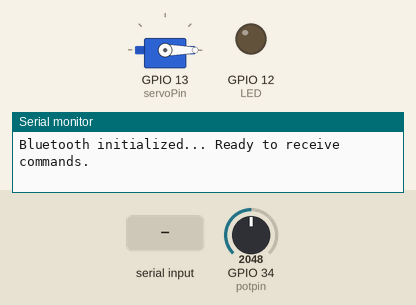
This sketch was run on a simulated ESP32. Parts: servo, output pins drawn as LEDs (lit = HIGH), the last lines printed to the serial monitor. The inputs (shaded band) are chosen by the test bench; at power-on: GPIO 34 (potpin) = 2048. Nothing arrives over Bluetooth unless stated.

Above: at 1.8 s.
1.9 s: "O" received over the second serial link
At 3.2 s:
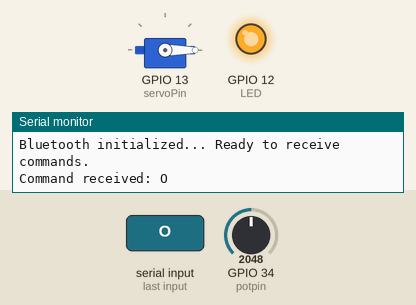
3.5 s: "S" received over the second serial link
At 4.9 s:
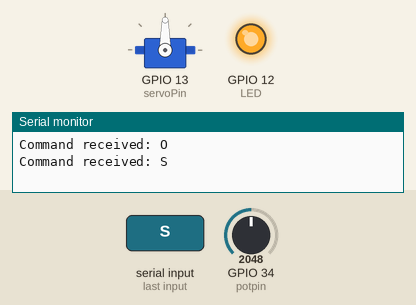
5.5 s: "F" received over the second serial link
At 6.5 s:
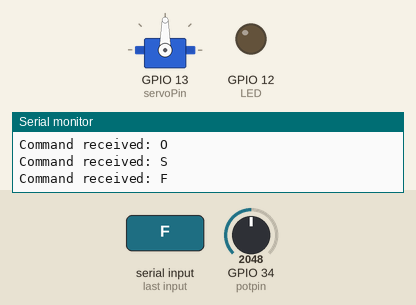
Timing chart, 0 to 8.5 s (numbered marks = the images above; inputs shaded):
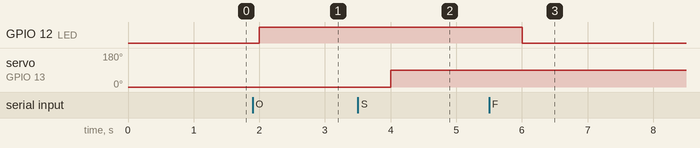

Measured:
- after the input at 1.9 s, GPIO 12 (LED): LOW → HIGH after 0.10 s
- after the input at 3.5 s, servo on GPIO 13 (servoPin): 0° → 90° after 0.50 s
- after the input at 5.5 s, GPIO 12 (LED): HIGH → LOW after 0.50 s

The sketch:

Week9.ino
```cpp
#include "BluetoothSerial.h"
#include <ESP32Servo.h>

BluetoothSerial SerialBT;
Servo myServo;

// Hardware Pins
const int potpin = 34;    // Potentiometer on GPIO 34
const int LED = 12;       // Built-in LED on GPIO 2
const int servoPin = 13;  // Servo Signal on GPIO 18

// Variables
int potValue = 0;
char command;

void setup() {
  Serial.begin(9600);

  // THIS IS YOUR BLUETOOTH SSID
  SerialBT.begin("Group_4");

  pinMode(LED, OUTPUT);
  myServo.attach(servoPin);
  myServo.write(0);

  Serial.println("Bluetooth initialized... Ready to receive commands.");
}

void loop() {
  // 1. Read the Potentiometer (Sensor)
  potValue = analogRead(potpin);

  // 2. Send Potentiometer value to Smartphone Terminal
  SerialBT.print("Sensor Value: ");
  SerialBT.println(potValue);

  // 3. Check for Bluetooth Commands
  if (SerialBT.available()) {
    command = SerialBT.read();

    Serial.print("Command received: ");
    Serial.println(command);

    // Control LED and Servo based on commands
    switch (command) {
      case 'O': // Turn LED ON
        digitalWrite(LED, HIGH);
        SerialBT.println("LED is ON");
        break;
      case 'F': // Turn LED OFF
        digitalWrite(LED, LOW);
        SerialBT.println("LED is OFF");
        break;
      case 'S': // Move Servo to 90 degrees
        myServo.write(90);
        SerialBT.println("Servo moved to 90");
        break;
      case 'R': // Reset Servo to 0 degrees
        myServo.write(0);
        SerialBT.println("Servo reset to 0");
        break;
    }
  }

  delay(1000); // Send data every second
}
```
